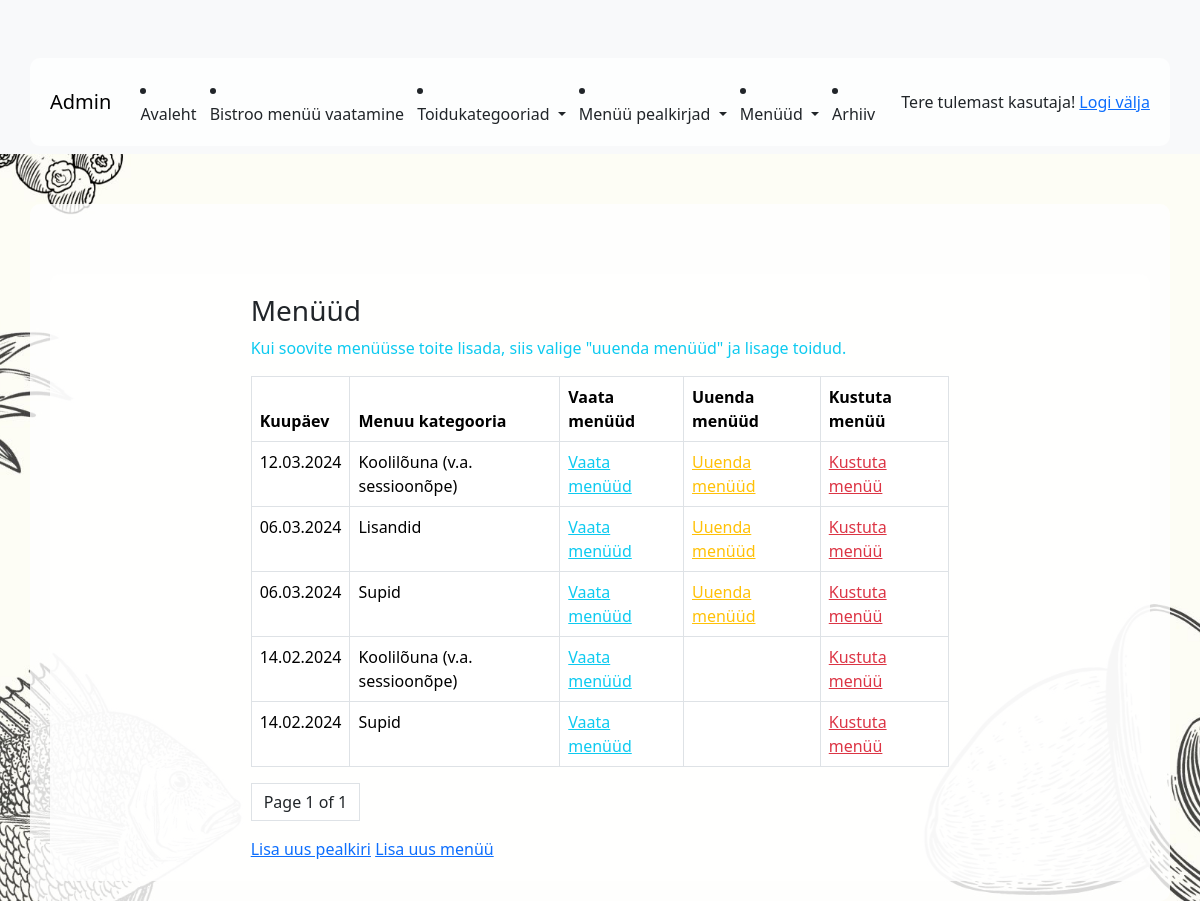
The app's page /app_admin/menu_list/ (signed in), older data.
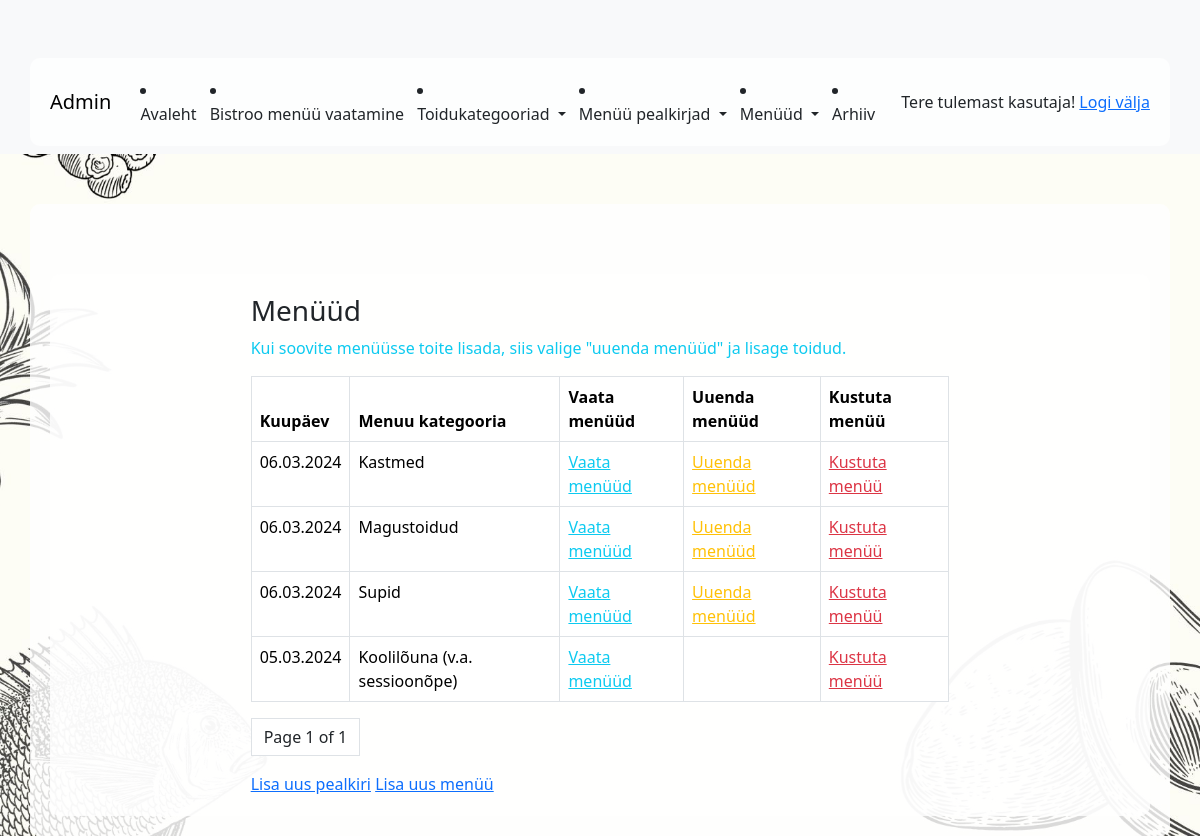
The same page, newer data.
### app_admin/models.py (models this page shows, shortened)
class Menu(models.Model):
    date = models.ForeignKey(Heading, on_delete=models.CASCADE)
    category = models.ForeignKey(Category, on_delete=models.CASCADE)
    class Meta:
        ordering = ['-date', 'category']

class Heading(models.Model):
    date = models.DateField(blank=False, null=False, unique=True, verbose_name="Kuupäev")
    topic = models.CharField(max_length=100, null=True, blank=True, verbose_name="Teemapäev")
    chef = models.CharField(max_length=100, null=True, blank=True, verbose_name="Peakokk soovitab:")
    student = models.CharField(max_length=100, null=True, blank=True, verbose_name="Kes tegid:")
    def __str__(self):
        return f'{self.date.strftime("%d.%m.%Y")}'
    class Meta:
        ordering = ['-date']

class Category(models.Model):
    number = models.PositiveIntegerField(verbose_name="Number")
    name = models.CharField(max_length=255, unique=True, verbose_name="Kategooria nimetus")

### app_admin/views.py (the view)
# urls.py: path('menu_list/', views.MenuListView.as_view(), name='menu_list'),
class MenuListView(ManagerRequiredMixin, ListView):
    template_name = 'app_admin/menu_list.html'
    model = Menu
    context_object_name = 'menu_list'
    paginate_by = 10  # 10 per page in ListView
    def get_queryset(self):
        queryset = super().get_queryset()
        queryset = queryset.order_by('date', 'category__name')
        return queryset
    def get_context_data(self, **kwargs):
        context = super().get_context_data(**kwargs)
        return context

### app_admin/templatetags/is_menu_old.py (called while the page is built)
@register.filter
def is_menu_old(menu_date):
    try:
        date_object = datetime.strptime(menu_date, '%d.%m.%Y').date()
        today = date.today()
        return date_object < today
    except ValueError:
        return False

### app_admin/views.py (called while the page is built)
    def test_func(self):
        return self.request.user.groups.filter(name='Manager').exists()

### app_admin/templates/app_admin/menu_list.html (shortened to what this page needs)
{% extends 'base_admin.html' %}
{% load is_menu_old %}
{% block content %}
    <div class="container">
        <div class="row">
            <div class="col-8 mx-auto">
                <h3>Menüüd</h3>
                <div class="text-info"> Kui soovite menüüsse toite lisada, siis valige "uuenda menüüd" ja lisage toidud.</div>
                <table class="mt-3 table table-bordered table-hover">
                    <thead>
                        <tr class="text">
                            <th>Kuupäev</th>
                            <th>Menuu kategooria</th>
                            <th>Vaata menüüd</th>
                            <th>Uuenda menüüd</th>
                            <th>Kustuta menüü</th>
                        </tr>
                    </thead>
                    <tbody>
                        {% for item in object_list %}
                            <tr>
                                <td>{{ item.date }}</td>
                                <td>{{ item.category.name }}</td>
                                <td><a href="{% url 'app_admin:menu_detail' pk=item.id %}" class="text-info">Vaata menüüd</a></td>
                                <td>
                                    {% if not item.date|striptags|is_menu_old %}
                                        <a href="{% url 'app_admin:menu_update' pk=item.id %}" class="text-warning">Uuenda menüüd</a>
                                    {% endif %}
                                </td>
                                <td><a href="{% url 'app_admin:menu_delete' pk=item.id %}" class="text-danger">Kustuta menüü</a></td>
                            </tr>
                        {% endfor %}
                    </tbody>
                </table>
                <ul class="pagination">
                    <li class="page-link text-dark">
                        Page {{ page_obj.number }} of {{ page_obj.paginator.num_pages }}
                    </li>
                </ul>
                <a href="{% url 'app_admin:heading_create' %}">Lisa uus pealkiri</a>
                <a href="{% url 'app_admin:menu_add' %}">Lisa uus menüü</a>
            </div>
        </div>
    </div>
{% endblock %}

### templates/base_admin.html (shortened to what this page needs)
{% load static %}
<!DOCTYPE html>
<html lang="en">
<head>
    <link href="{% static 'css/bootstrap.css' %}" rel="stylesheet" />
</head>
<body>
    {% include 'menu_admin.html' %}
    <div class="container">
        {% block content %}
        {% endblock %}
    </div>
</body>
</html>

### templates/menu_admin.html (shortened to what this page needs)
<nav class="navbar navbar-expand-lg navbar-light bg-light">
  <div class="container">
    {% if user.is_authenticated %}
      <a class="navbar-brand" href="http://127.0.0.1:8000/admin/"> Admin </a>
        <li class="nav-item">
        <a class="nav-link" href="{% url "app_admin:index" %}" >Avaleht</a>
        </li>
        <li class="nav-item">
        <a class="nav-link" href="{% url "app_public:index" %}" >Bistroo menüü vaatamine</a>
        </li>
              <li class="nav-item dropdown">
          <a class="nav-link dropdown-toggle" href="#" role="button" data-bs-toggle="dropdown" aria-expanded="false">
                Toidukategooriad
          </a>
        </li>
              <li class="nav-item dropdown">
          <a class="nav-link dropdown-toggle" href="#" role="button"  data-bs-toggle="dropdown" aria-expanded="false">
               Menüü pealkirjad
          </a>
        </li>
        <li class="nav-item dropdown">
          <a class="nav-link dropdown-toggle" href="#" role="button"  data-bs-toggle="dropdown" aria-expanded="false">
               Menüüd
          </a>
        </li>
         <li class="nav-item">
    <a class="nav-link" href="{% url 'app_admin:archive_page' %}">Arhiiv</a>
  </li>
{% endif %}
  {% if user.is_authenticated  %}
    	<span class="nav-link">Tere tulemast {{ user.username }}! <a href="{% url 'logout' %}">Logi välja</a></span>
 {% else %}
        <span class="nav-link">Kui sa soovid menüüd muuta, siis sa pead sisse logima! <a href="{% url 'login' %}">Logi sisse</a></span>
    {% endif %}
    </div>
</nav>

Row changes from the older to the newer data that the page shows:
removed Menu: date "12.03.2024", category.name "Koolilõuna (v.a. sessioonõpe)", shows "Uuenda menüüd"
removed Menu: date "06.03.2024", category.name "Lisandid", shows "Uuenda menüüd"
removed Menu: date "14.02.2024", category.name "Koolilõuna (v.a. sessioonõpe)"
removed Menu: date "14.02.2024", category.name "Supid"
added Menu: date "06.03.2024", category.name "Kastmed", shows "Uuenda menüüd"
added Menu: date "06.03.2024", category.name "Magustoidud", shows "Uuenda menüüd"
added Menu: date "05.03.2024", category.name "Koolilõuna (v.a. sessioonõpe)"
